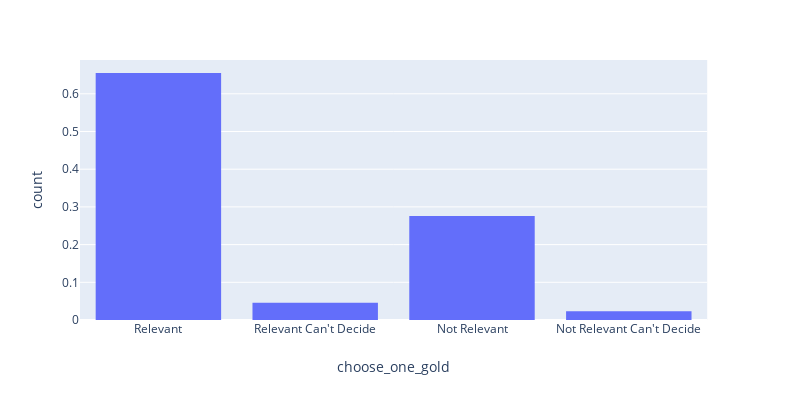

The notebook cell this image was saved under:
### Code cell
fig2 = px.histogram(df, x="choose_one_gold", histnorm='probability density', hover_data=df.columns,
                  width=800, height=400)
fig2.show()

### Figure 1 — Plotly figure (JSON) as saved in the notebook; plotly's stock layout.template omitted (floating-point values rounded to 4 significant figures; data arrays with more than 128 entries replaced by an {"elided": "..."} marker saying what was removed)
{"data": [{"alignmentgroup": "True", "bingroup": "x", "histnorm": "probability density", "hoverlabel": {"namelength": 0}, "hovertemplate": "choose_one_gold=%{x}<br>count=%{y}", "legendgroup": "", "marker": {"color": "#636efa"}, "name": "", "offsetgroup": "", "orientation": "v", "showlegend": false, "type": "histogram", "x": {"elided": "10876 str values"}, "xaxis": "x", "yaxis": "y"}], "layout": {"barmode": "relative", "height": 400, "legend": {"tracegroupgap": 0}, "margin": {"t": 60}, "width": 800, "xaxis": {"anchor": "y", "domain": [0, 0.98], "title": {"text": "choose_one_gold"}}, "yaxis": {"anchor": "x", "domain": [0, 1], "title": {"text": "count"}}}}
